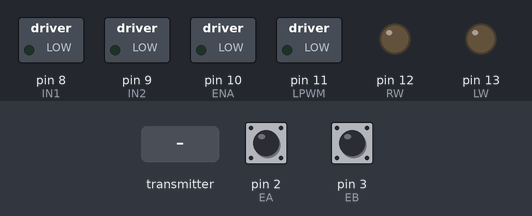
This sketch was run on a simulated Arduino Mega 2560, built with avr-gcc and run on an emulated ATmega2560. Shown: switched loads named in the sketch (green lamp = pin HIGH), output pins drawn as LEDs (lit = HIGH). Dashed ring = blinking. The test bench sets the inputs (shaded band); at power-on: pin 2 (EA) HIGH, pin 3 (EB) HIGH. No radio packets arrive unless stated; what the sketch prints to the serial monitor is not drawn.

Above: at 1.2 s.
1.3 s: the transmitter starts sending vel = 0
At 1.54 s:
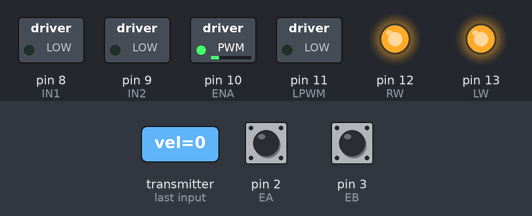
Timing chart, 0 to 10.3 s (numbered marks = the images above; inputs shaded):
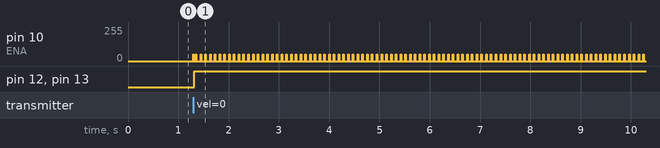

Measured:
- after the input at 1.3 s, pin 10 (ENA): alternates 50/255 for 0.01 s and 0/255 for 0.08 s, starting at once; pin 12 (RW), pin 13 (LW): LOW → HIGH at once

The sketch:

main_module1.ino
```cpp
#include <SPI.h>
#include <nRF24L01.h>
#include <RF24.h>
#include "MOTOR_CONTROL_DEG.h"

RF24 radio(49, 48);

const byte address[6] = "00001";

struct CtrlData{
  int vel;
  double setEP1;
  int oc;
};

CtrlData receiveddata;

void setup(){
  Serial.begin(9600);
  radio.begin();
  radio.openReadingPipe(0, address); // 송신기 주소
  radio.setPALevel(RF24_PA_MIN);
  radio.startListening();

  setupMotor();

  preT = millis();
  receiveddata.vel = 0;
  receiveddata.setEP1 = 0;
}

void loop(){
  if(radio.available()){
    radio.read(&receiveddata, sizeof(receiveddata));
    setEP = inverse(Deg8_1(receiveddata.setEP1))*Afterrate;
    output = PID(REP);
    doMotor(output);
    Imotor(receiveddata.vel, receiveddata.oc);
    delay(5);
  }
}
```

MOTOR_CONTROL_DEG.cpp
```cpp
#include "MOTOR_CONTROL_DEG.h"


//double kp = 2.0;
//double kd = 1.8;
double elaT = 0, error = 0, lasterror = 0, input = 0, output = 0, Derror = 0;
const int EA = 2;
const int EB = 3;
volatile double REP = 0;
volatile int setEP = 0;
double curvel = 0;
volatile bool K = 0;
unsigned long curT, preT;

void setupMotor(){
  pinMode(EA, INPUT_PULLUP);
  pinMode(EB, INPUT_PULLUP);
  pinMode(ENA, OUTPUT);
  pinMode(IN1, OUTPUT);
  pinMode(IN2, OUTPUT);
  pinMode(RW, OUTPUT);
  pinMode(LW, OUTPUT);
  pinMode(LPWM, OUTPUT);
  attachInterrupt(digitalPinToInterrupt(EA), IEA, CHANGE);
  attachInterrupt(digitalPinToInterrupt(EB), IEB, CHANGE);
}

void IEA() {
  if (digitalRead(EA) == digitalRead(EB)) {
    REP += 1;
  } else {
    REP -= 1;
  }
}

void IEB() {
  if (digitalRead(EA) == digitalRead(EB)) {
    REP -= 1;
  } else {
    REP += 1;
  }
}

void doMotor(double inp) {
  inp = inp*Inprate;
  if(REP > (Inversezero*0.5) && setEP == 0){
    setEP = Inversezero;
    Serial.print("역방향 영점 : ");
  }
  if (abs(REP - setEP) < Margin) {  // 목표 위치 근처에 도달하면 모터 정지
    stopMotor(); // 모터 완전 정지
    Serial.println("목표 위치 근처에서 모터 정지");
  } else if (setEP > REP) { //CW
    digitalWrite(IN1, HIGH);
    digitalWrite(IN2, LOW);
    analogWrite(ENA, abs(inp));
  } else if (setEP < REP){  // CCW
    digitalWrite(IN1, LOW);
    digitalWrite(IN2, HIGH);
    analogWrite(ENA, abs(inp));
    Serial.println("모터 뒤로 회전");
  }
}

void stopMotor() {
  Serial.println("역상제동 적용");

  if (digitalRead(IN1) == HIGH && digitalRead(IN2) == LOW) {
    digitalWrite(IN1, LOW);
    digitalWrite(IN2, HIGH);
  } else if (digitalRead(IN1) == LOW && digitalRead(IN2) == HIGH) {
    digitalWrite(IN1, HIGH);
    digitalWrite(IN2, LOW);
  }
  analogWrite(ENA, 50);
  delay(10);
  digitalWrite(IN1, LOW);
  digitalWrite(IN2, LOW);
  analogWrite(ENA, 0);
  if(setEP == Inversezero){
    setEP = 0;
    REP -= Inversezero;
  }
  Serial.println("모터 완전 정지");
}

double PID(double input) {
  if(REP > (Inversezero*0.5) && setEP == 0){
    setEP = Inversezero;
  }
  curT = millis();
  elaT = (double)(curT - preT) / 1000.0; // 밀리초를 초로 변환

  error = setEP - input;  // 에러 계산
  Derror = (error - lasterror) / elaT;  // D 계산

  double output = kp * error + kd * Derror; // P와 D 제어 결합

  lasterror = error;
  preT = curT;

  return output;
}

int Deg8_1(int setEP){
  switch(setEP){
  case 0:
    setEP = 0;
  break;
  case 110:
    setEP = 0;
  break;
  case 220:
    setEP = 770;
  break;
  case 330:
    setEP = 550;
  break;
  case 440:
    setEP = 330;
  break;
  case 550:
    setEP = 220;
  break;
  case 660:
    setEP = 220;
  break;
  case 770:
    setEP = 110;
  break;
  case 880:
    setEP = 0;
  break;
  default:
    setEP = 0;
  break;
  }
  return setEP;
}

int inverse(int setEP){
  if(setEP == 770){
    setEP = -110;
  }else if(setEP == 660){
    setEP = -220;
  }else if(setEP == 550){
    setEP = -330;
  }
  return setEP;
}

void Imotor(int vel,int oc){
  // vel 로 속도 50? 정도로 만들고 oc 1 속도 줌 0 그대로 -1속도 늠
  switch(vel){
    case 1:
      K = 1;
    break;
    case 0:
      if(K == 1){
        curvel += 10;
        if(curvel >= Maxspeed) curvel = Maxspeed;
      }else{
        curvel = curvel;
      }
    break;
    case -1:
      K = 0;
      curvel = Minspeed;
    break;
  }
  oc = 0;
  /*
  switch(oc){
    case 1:
      curvel -= 1;
      if(curvel <= Minspeed)curvel = Minspeed;
    break;
    case 0:
      curvel = curvel;
    break;
    case -1:
      curvel += 1;
      if(curvel >= Maxspeed)curvel = Maxspeed;
    break;

  }
*/
  digitalWrite(RW, HIGH);
  digitalWrite(LW, HIGH);
  analogWrite(LPWM, curvel);

  Serial.println(curvel);
}
```

MOTOR_CONTROL_DEG.h
```cpp
#ifndef MOTOR_CONTROL_DEG_H
#define MOTOR_CONTROL_DEG_H

#include <Arduino.h>

#define ENA 10
#define IN1 8
#define IN2 9
#define RW 12
#define LPWM 11
#define LW 13
#define Inversezero ((int)(880*Afterrate)) // 880*4.3
#define Afterrate 11.75
#define Inprate 0.7
#define Margin 207
#define Maxspeed 80
#define Minspeed 0
#define kp 2.0
#define kd 1.8

extern double elaT, error, lasterror, input, output, Derror;
extern const int EA, EB;
extern volatile double REP;
extern volatile int setEP;
extern double curvel;
extern volatile bool K;
extern unsigned long curT, preT;

void setupMotor();
void IEA();
void IEB();
void stopMotor();
void doMotor(double inp);
double PID(double input);
int Deg8_1(int setEP);
int inverse(int setEP);
void Imotor(int vel,int oc);

#endif
```
